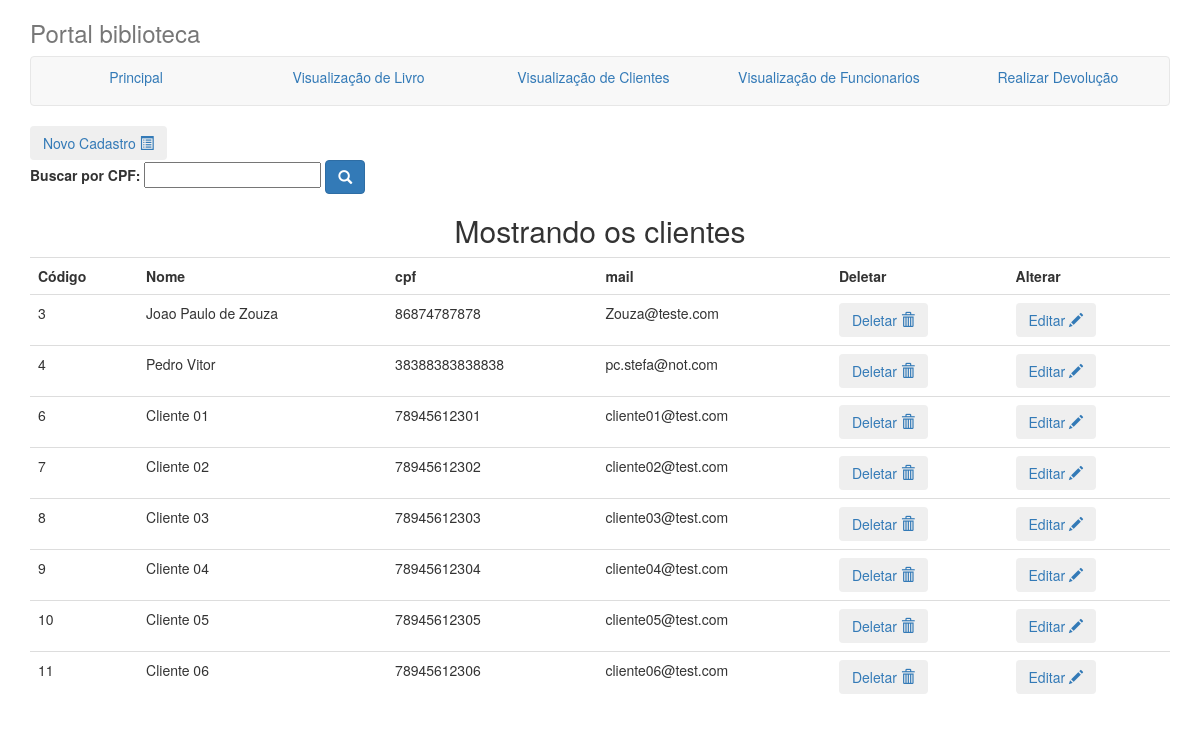
The app's page /visualizacao/visualizacaoCliente.php, older data.
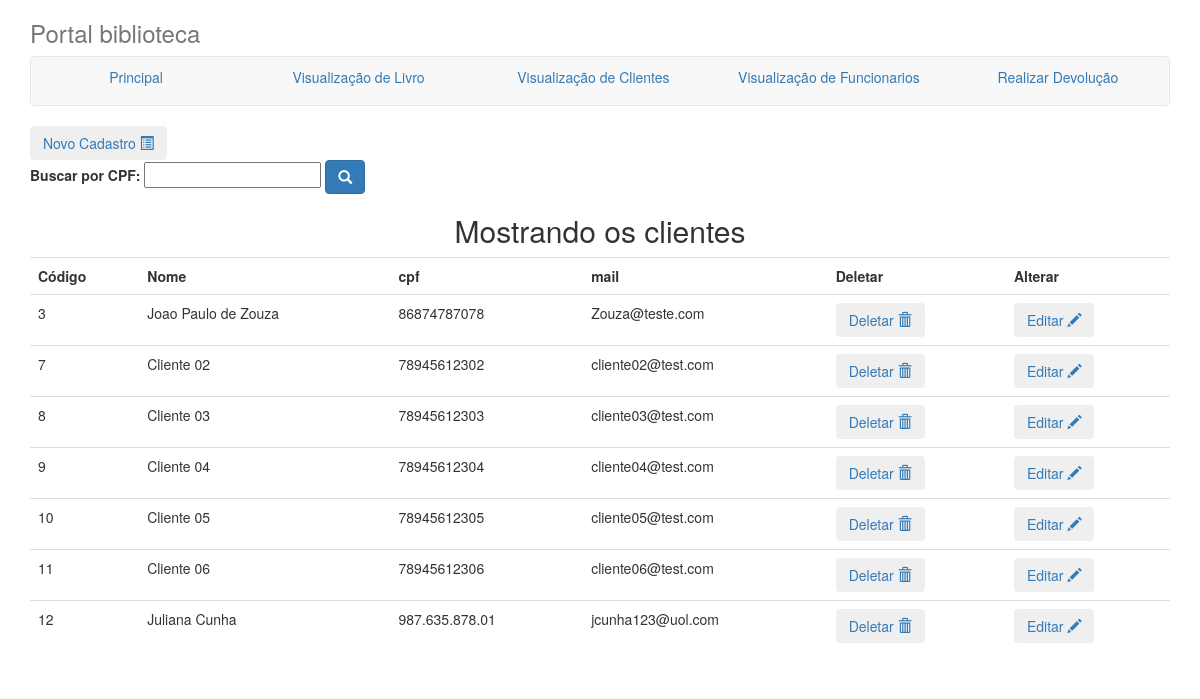
The same page, newer data.
### tables this page shows
CREATE TABLE IF NOT EXISTS `client` (
  `name` varchar(100) NOT NULL,
  `phone` varchar(100) NOT NULL,
  `mail` varchar(100) NOT NULL,
  `cpf` varchar(100) NOT NULL,
  `address` varchar(100) NOT NULL,
  `rentCount` int(11) NOT NULL,
  `id` bigint(20) unsigned NOT NULL AUTO_INCREMENT,
  UNIQUE KEY `is` (`id`)
);

### visualizacao/visualizacaoCliente.php (the view, shortened to what this page needs)
<!doctype html>
<html>
<head>
<link rel="stylesheet" href="../css/bootstrap.css">
</head>
<body>
<div class="container">
      <div class="masthead">
        <h3 class="text-muted">Portal biblioteca</h3>
        <nav class="navbar navbar-default">
          <ul class="nav nav-justified">
			<li class="active"><a href="../index.php">Principal</a></li>
            <li><a href="visualizacaoLivro.php">Visualização de Livro</a></li>
            <li><a href="visualizacaoCliente.php">Visualização de Clientes</a></li>
            <li><a href="visualizacaoFuncionario.php">Visualização de Funcionarios</a></li>
			<li><a href="../cadastro/devolucao.php">Realizar Devolução</a></li>
          </ul>
        </nav>
      </div>
      <div>
	  <a href="../cadastro/cadastroCliente.php"><button type="button"  class="btn">Novo Cadastro
<span class="glyphicon glyphicon-list-alt" aria-hidden="true"></span>
</button></a>
<br>
<form method="GET" action="../trafegoDados/buscaCliente.php">
	<label for="search">Buscar por CPF:</label>
	<input type="text" id="search" name="search" maxlength="255" />
	<button type="submit" class="btn btn-primary">
	<span class="glyphicon glyphicon-search"></span>
</button>
</form>
	  <?php
			$resultado=mysql_query("Select * from client order by id") or die ("Não é possível consultar clientes.");
				print("<center><h2>Mostrando os clientes</h2>");
				print("<table class='display table' width='90%'>");
				print("<tr><td><b>Código</td>");
				print("<td><b>Nome</td>");
				print("<td><b>cpf</td>");
				print("<td><b>mail</td>");
				print("<td><b>Deletar</td><td><b>Alterar</td></tr>");
			while ($linha=mysql_fetch_array($resultado))
			{
			$id=$linha["id"];
			$name=$linha["name"];
			$cpf=$linha["cpf"];
			$mail=$linha["mail"];
			print("<tr><td>$id</td>");
			print("<td>$name</td>");
			print("<td>$cpf</td>");
			print("<td>$mail</td>");
			 print("<td><a href='../trafegoDados/deletaCliente.php? cod=$id'><button type='button'  class='btn'>Deletar
										<span class='glyphicon glyphicon-trash' aria-hidden='true'></span> </button></a>");
			 print("<td><a href='../trafegoDados/alteraCliente.php? cod=$id'><button type='button'  class='btn'>Editar
										<span class='glyphicon glyphicon-pencil' aria-hidden='true'></span> </button></a>");
			 }
			print("</table></center>");
?>
	  </div>
    </div>
</body>
</html>

Row changes from the older to the newer data that the page shows:
removed client: id "4", name "Pedro Vitor", cpf "38388383838838", mail "pc.stefa@not.com"
removed client: id "6", name "Cliente 01", cpf "78945612301", mail "cliente01@test.com"
changed client "Joao Paulo de Zouza": cpf "86874787878" → "86874787078"
added client: id "12", name "Juliana Cunha", cpf "987.635.878.01", mail "jcunha123@uol.com"
